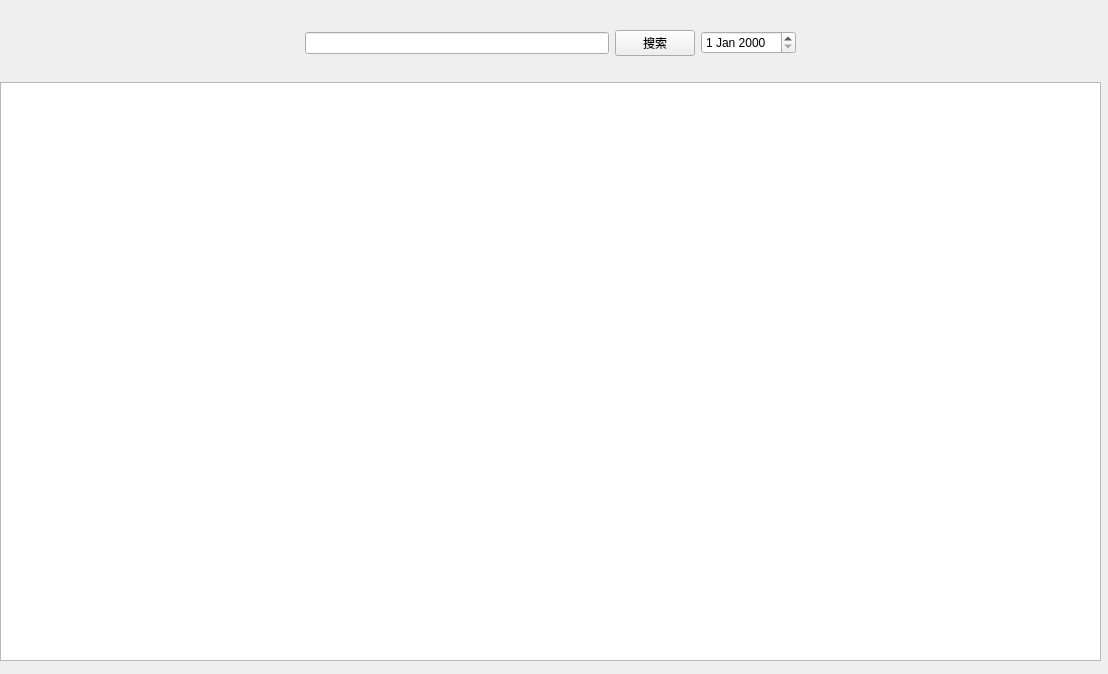
<?xml version="1.0" encoding="UTF-8"?>
<ui version="4.0">
 <class>PermissionAsignWidget</class>
 <widget class="QWidget" name="PermissionAsignWidget">
  <property name="geometry">
   <rect>
    <x>0</x>
    <y>0</y>
    <width>1108</width>
    <height>674</height>
   </rect>
  </property>
  <property name="windowTitle">
   <string>Form</string>
  </property>
  <widget class="QWidget" name="verticalLayoutWidget">
   <property name="geometry">
    <rect>
     <x>0</x>
     <y>10</y>
     <width>1101</width>
     <height>651</height>
    </rect>
   </property>
   <layout class="QVBoxLayout" name="verticalLayout">
    <item>
     <layout class="QHBoxLayout" name="horizontalLayout_3">
      <property name="topMargin">
       <number>20</number>
      </property>
      <property name="bottomMargin">
       <number>20</number>
      </property>
      <item>
       <spacer name="horizontalSpacer_2">
        <property name="orientation">
         <enum>Qt::Horizontal</enum>
        </property>
        <property name="sizeHint" stdset="0">
         <size>
          <width>40</width>
          <height>20</height>
         </size>
        </property>
       </spacer>
      </item>
      <item>
       <widget class="QLineEdit" name="lineEdit"/>
      </item>
      <item>
       <widget class="QPushButton" name="pushButton">
        <property name="text">
         <string>搜索</string>
        </property>
       </widget>
      </item>
      <item>
       <widget class="QDateEdit" name="dateEdit"/>
      </item>
      <item>
       <spacer name="horizontalSpacer">
        <property name="orientation">
         <enum>Qt::Horizontal</enum>
        </property>
        <property name="sizeHint" stdset="0">
         <size>
          <width>40</width>
          <height>20</height>
         </size>
        </property>
       </spacer>
      </item>
     </layout>
    </item>
    <item>
     <widget class="QTableView" name="tableView"/>
    </item>
   </layout>
  </widget>
  <zorder>verticalLayoutWidget</zorder>
  <zorder>tableView</zorder>
 </widget>
 <resources/>
 <connections/>
</ui>
